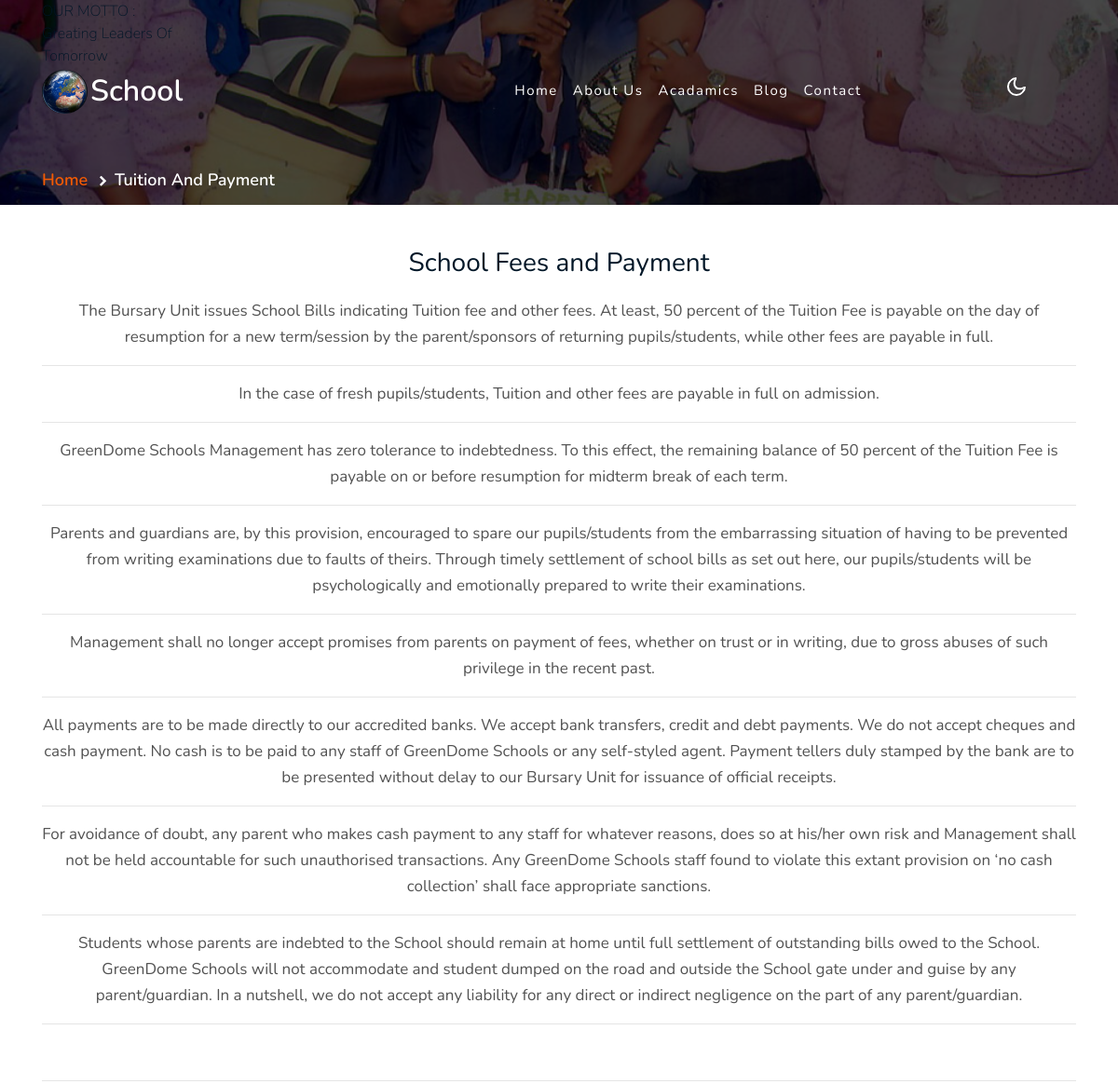
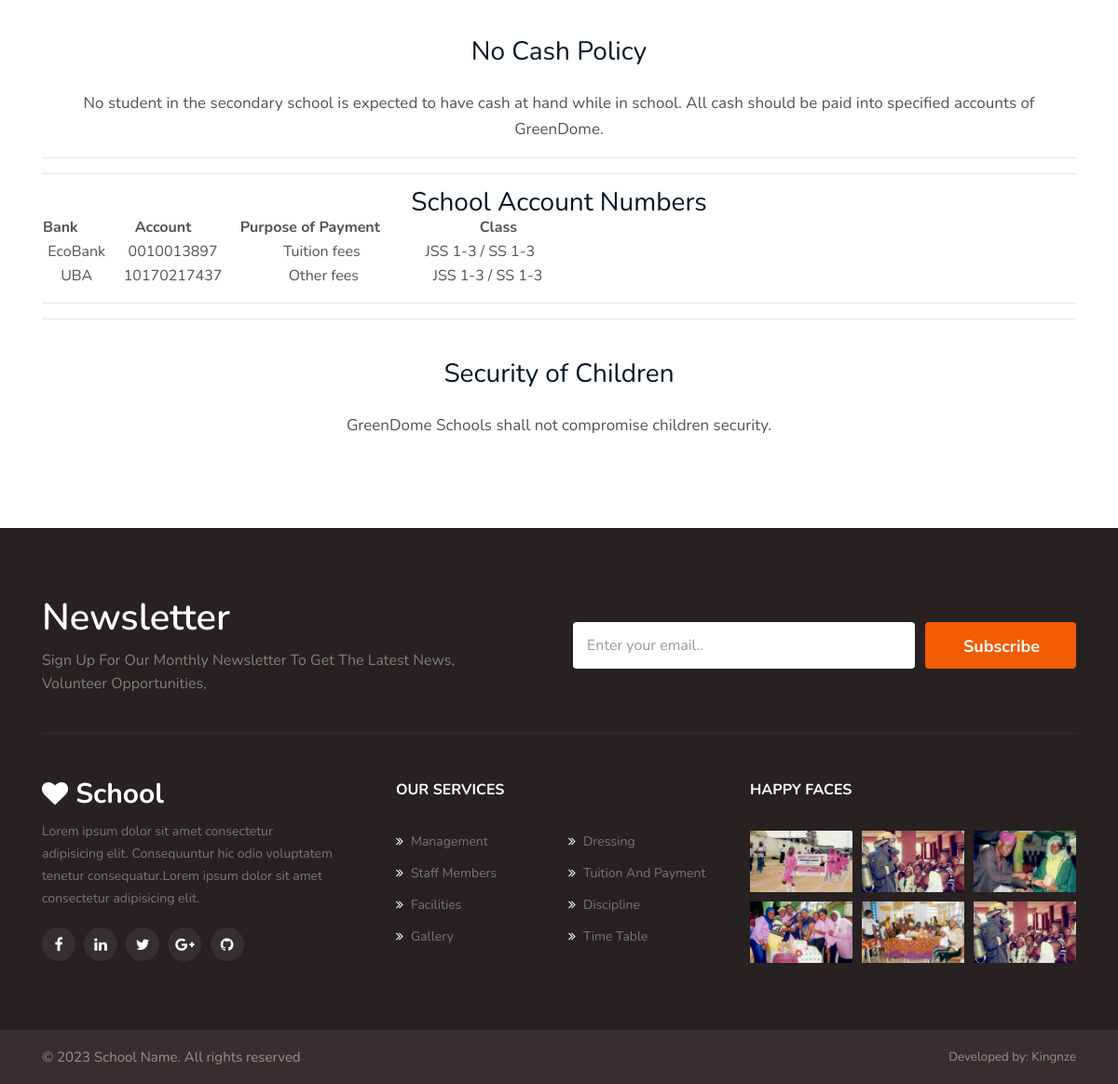
The page /tuition_and_payment on the database its author committed (2 pictures, top to bottom).
### education/models.py (models this page shows, shortened)
class TuitionAndPayment(models.Model):
    title = models.CharField(max_length=550)
    slug = models.SlugField(max_length=550,null=True,blank=True)
    published = models.BooleanField(default=True,null=True,blank=True)
    flag = models.BooleanField(default=False,null=True,blank=True)
    date_posted = models.DateTimeField(default=datetime.now())
    body = RichTextField()
    class Meta:
        db_table = 'TuitionAndPayment'
        managed = True
        verbose_name = 'TuitionAndPayment'
        verbose_name_plural = 'TuitionAndPayment'

### education/views.py (the view)
# urls.py: path('tuition_and_payment',views.tuition_and_payment,name='tuition_and_payment'),
def tuition_and_payment(request):
    tuition_and_payment = TuitionAndPayment.objects.order_by('-date_posted').filter(published=True).filter(flag=False)
    context = {
        'tuition_and_payment': tuition_and_payment,
    }
    return render(request,'education/tuition_and_payment.html',context)

### templates/education/tuition_and_payment.html (shortened to what this page needs)
{% extends "base.html" %}
{% load static %}
{% block content %}
<div class="inner-banner">
    <section class="w3l-breadcrumb text-left">
      <div class="container">
        <ul class="breadcrumbs-custom-path">
          <li><a href="index.html">Home</a></li>
          <li class="active"><span class="fa fa-chevron-right mx-2" aria-hidden="true"></span>Tuition And Payment</li>
        </ul>
      </div>
    </section>
  </div>
  <section style="margin-top: -6rem !important;"  class="about-section py-5">
    <div class="container py-md-5 py-4">
        <div class="row mt-sm-5 mt-4">
            {% if tuition_and_payment %}
            {% for item in tuition_and_payment %}
               <div class="col-lg-12 mt-lg-0 mt-4 text-center">
                    <h3 class="title-style mb-4">{{ item.title}}</h3>
                    <p>{{item.body | safe}}</p>
                </div>
            {% endfor %}
             {% endif %}
        </div>
    </div>
</section>
{% endblock content %}

### rows shown on the page
TuitionAndPayment: title "School Fees and Payment", body "The Bursary Unit issues School Bills indicating Tuition fee and other fees. At least, 50 percent of the Tuition Fee is payable on the day of resumption for a new term/session by the parent/sponsors of returning pupils/students, while other fees are payable in full. In the case of fresh pupils/students, Tuition and other fees are payable in full on admission. GreenDome Schools Management has zero tolerance to indebtedness. To this effect, the remaining balance of 50 percent of the Tuition Fee is payable on or before resumption for midterm break of each term. Parents and guardians are, by this provision, encouraged to spare our pupils/students from the embarrassing situation of having to be…"
